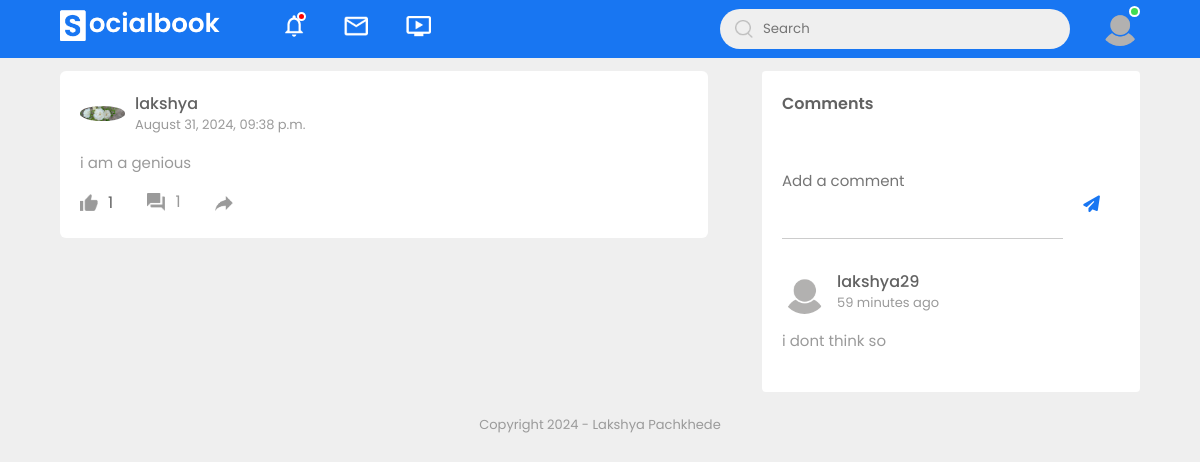
/post/48 (signed in), run on the app's committed database.
### users/models.py (models this page shows, shortened)
class Profile(models.Model):
    user = models.OneToOneField(User, on_delete=models.CASCADE)
    intro = models.CharField(max_length=100, blank=True)
    banner_image = models.ImageField(default="default-banner.jpg", upload_to="profile_pics/banner")
    user_image = models.ImageField(default="default.png", upload_to="profile_pics/user_image")
    works = models.CharField(blank=True, max_length=50)
    education = models.CharField(blank=True, max_length=50)
    home = models.CharField(blank=True, max_length=50)
    location = models.CharField(blank=True, max_length=50)
    friends = models.ManyToManyField('self', blank=True, symmetrical=False, related_name="friends_with")

### posts/models.py (models this page shows, shortened)
class Post(models.Model):
    author = models.ForeignKey(User, on_delete=models.CASCADE)
    date_posted = models.DateTimeField(auto_now_add=True)
    caption = models.TextField()
    images = models.ManyToManyField("Image", related_name="photo_post", blank=True)

class Comment(models.Model):
    post = models.ForeignKey(Post, related_name="comments", on_delete=models.CASCADE)
    author = models.ForeignKey(User, on_delete=models.CASCADE)
    text = models.TextField()
    created_at = models.DateTimeField(auto_now_add=True)

### posts/views.py (the view)
# urls.py: path('post/<int:pk>', views.PostDetailView.as_view(), name='post-detail'),
class PostDetailView(LoginRequiredMixin, DetailView):
    model = Post

### posts/templatetags/custom_filters.py (called while the page is built)
@register.filter(name='has_liked')
def has_liked(post, user):
    return post.likes.filter(author=user).exists()

### posts/templates/posts/post_detail.html (shortened to what this page needs)
{% extends "posts/base.html" %}
{% load static %}
{% block content %}
{% load custom_filters %}
<div class="main">
<div class="post-container post-detail-container">
    <div class="post-row">
        <div class="user-profile">
            <img src="{{post.author.profile.user_image.url}}">
            <div>
                <p>{{ post.author.username }}</p>
                <span>{{ post.date_posted|date:"F j, Y, h:i a" }}</span>
            </div>
        </div>
    </div>
    <p class="post-text">{{ post.caption }}</p>
    <div class="post-row">
        <div class="activity-icons">
            <div id="like-section-{{post.id}}">
                {% if post|has_liked:user %}
                    <img src="{% static "posts/images/like-blue.png" %}" id="like-icon-{{post.id}}" class="like-icon" data-liked="true">
                {% else %}
                    <img src="{% static "posts/images/like.png" %}" id="like-icon-{{post.id}}" class="like-icon" data-liked="false">
                {% endif %}
                <span id="likes-count-{{post.id}}">{{ post.likes.count }}</span>
            </div>
            <a href="{% url "post-detail" post.pk%}"><div><img src="{% static "posts/images/comments.png" %}">{{ post.comments.count }}</div></a>
            <div class="share-btn" data-post-id={{post.id}}><img src="{% static "posts/images/share.png" %}">  <span id="share-count-{{post.id}}">{{ post.total_shares }}</span></div>
        </div>
    </div>
</div>
<div class="right-sidebar post-comments-container">
    <div class="sidebar-title">
        <h4>Comments</h4>
    </div>
    <form action="{% url "comment-post" post.pk %}" method='post' enctype="multipart/form-data">
    <div class="post-input-container comments-input">
        <textarea rows="3" placeholder="Add a comment" name="text" class="post-text"></textarea>
        <button type="submit" class="hide-button"><i class="fa-solid fa-paper-plane fa-lg" style="color: #1876f2;"></i></button>
    </div>
</form>
{% for comment in post.comments.all %}
    <div class="post-container comment-container">
        <div class="post-row">
            <div class="user-profile">
                <img src="{{comment.author.profile.user_image.url}}">
                <div>
                    <p>{{ comment.author.username }}</p>
                    <span>{{ comment.created_at|timesince }} ago</span>
                </div>
            </div>
        </div>
        <p class="post-text">{{ comment.text }}</p>
    </div>
    {% endfor %}
</div>
</div>
{% endblock content %}

### posts/templates/posts/base.html (shortened to what this page needs)
{% load static %}
<!DOCTYPE html>
<html lang="en">
<head>
    <link rel="stylesheet" href="https://cdn.jsdelivr.net/npm/swiper@11/swiper-bundle.min.css" />
    <link rel="stylesheet" href="{% static "posts/style.css" %}">
    <link rel="stylesheet" href="{% static "posts/post_detail.css" %}">
    <link  href="{% static "users/cropperjs/cropper.css" %}" rel="stylesheet">
</head>
<body>
    <nav>
        <div class="nav-left">
            <a href="{% url "post-home" %}">
                <img src="{% static "posts/images/logo2.png" %}" class="logo">
            </a>
            <ul>
                <li>
                    <a href="{% url "notifications" %}" class="notification-red"><img src="{% static "posts/images/notification.png" %}"></a>
                </li>
                <li>
                    <img src="{% static "posts/images/inbox.png" %}">
                </li>
                <li>
                    <img src="{% static "posts/images/video.png" %}">
                </li>
            </ul>
        </div>
        <div class="nav-right">
            <div class="search-box">
                <form method="GET" action="{% url 'search' %}">
                <img src="{% static "posts/images/search.png" %}">
                <input type="text" placeholder="Search" name="q" required>
                </form>
            </div>
            <div class="nav-user-icon online" onclick="settingsMenuToogle()">
                <img src="{{ user.profile.user_image.url }}">
            </div>
        </div>
    </nav>
    {% block content %}
    {% endblock content %}
    <div class="footer">
        <p>Copyright 2024 - Lakshya Pachkhede</p>
    </div>
</body>
</html>

### posts/static/posts/style.css (style rules this page uses)
* { margin: 0; padding: 0; font-family: 'poppins', 'sans-serif'; box-sizing: border-box; }
:root { --body-color: #efefef; --nav-color: #1876f2; --bg-color: #fff; --text-color: }
body { background: var(--body-color); transition: background 0.3s; }
nav { display: flex; align-items: center; justify-content: space-between; background: var(--nav-color); padding: 5px 5%; position: sticky; top: 0; z-index: 100; }
.logo { width: 160px; margin-right: 45px; }
.nav-left, .nav-right { display: flex; align-items: center; }
.nav-left ul li { list-style: none; display: inline-block; }
.nav-left ul li img { width: 28px; margin: 0 15px; }
.nav-user-icon { margin-left: 30px; }
.nav-user-icon img { width: 40px; border-radius: 50%; cursor: pointer; }
.search-box { background: #efefef; width: 350px; border-radius: 20px; display: flex; align-items: center; padding: 0 15px; }
.search-box form { display: flex; align-items: center; }
.search-box img { width: 18px; }
.search-box input { width: 100%; background: transparent; padding: 10px; outline: none; border: 0; }
.online { position: relative; }
.notification-red { position: relative; }
.online::after { content: ''; width: 7px; height: 7px; border: 2px solid #fff; border-radius: 50%; background: #41db51; position: absolute; top: 0; right: 0; }
.notification-red::after { content: ''; width: 5px; height: 5px; border: 2px solid #fff; border-radius: 50%; background: rgb(255, 0, 0); position: absolute; right: 17px; }
.main { display: flex; justify-content: space-between; padding: 13px 5%; }
.right-sidebar { background: var(--bg-color); flex-basis: 25%; position: sticky; top: 70px; align-self: flex-start; padding: 20px; border-radius: 4px; color: #626262; }
.sidebar-title { display: flex; align-items: center; justify-content: space-between; margin-bottom: 18px; }
.right-sidebar h4, h4 { font-weight: 600; font-size: 16px; }
.user-profile { display: flex; align-items: center; }
.user-profile img { width: 45px; border-radius: 50%; margin-right: 10px; }
.user-profile p { margin-bottom: -5px; font-weight: 500; color: #626262; }
.post-input-container { padding-left: 55px; padding-top: 20px; }
.post-input-container textarea { width: 100%; border: 0; outline: 0; border-bottom: 1px solid #ccc; background: transparent; resize: none; }
.post-container { width: 100%; background: var(--bg-color); border-radius: 6px; padding: 20px; color: #626262; margin: 20px 0; }
.user-profile span { font-size: 13px; color: #9a9a9a; }
.post-text { color: #9a9a9a; margin: 15px 0; font-size: 15px; text-decoration: none; }
.post-row { display: flex; align-items: center; justify-content: space-between; }
.activity-icons div img { width: 18px; margin-right: 10px; }
.activity-icons div { display: inline-flex; align-items: center; margin-right: 30px; }
.post-row a { color: #9a9a9a; }
.footer { text-align: center; color: #9a9a9a; padding: 10px 0 20px; font-size: 13px; }
.settings-links a, button { display: flex; flex: 1; align-items: center; justify-content: space-between; text-decoration: none; color: #626262; }

### posts/static/posts/post_detail.css (style rules this page uses)
.post-detail-container { margin: 0; flex-basis: 60%; height: fit-content; }
.post-comments-container { flex-basis: 35%; }
.comments-input { padding-left: 0; display: flex; align-items: center; justify-content: space-between; }
.comments-input i { padding: 20px; }
.comment-container { margin: 0; padding: 5px 0; margin-top: 10px; }
.hide-button { background: transparent; border: 0; }

### data on the page
Post: author.profile.user_image (picture), author.username "lakshya", date_posted "August 31, 2024, 09:38 p.m.", caption "i am a genious", likes.count "1", comments.count "1"
Comment: author.profile.user_image (placeholder picture), author.username "lakshya29", created_at "59 minutes", text "i dont think so"
